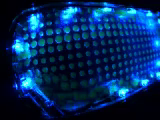
#> input picture frame 17 of contact-il/sts_example_vids/drawer_with_switch_long_hard.mp4, 160 x 120 px, given in place of vtest.avi, which was not available
$ python bg_sub_test.py
#> lines starting #> are read from the running program, lines starting #| are printed output that depends on the picture; after the words box and inside, x2 and y2 are one past the last pixel; in counts of white or black regions, pixels touching at a corner belong together; pictures that were not available may be replaced by others from this repository, and a replacement may not be noted
from __future__ import print_function
import cv2 as cv
import argparse
import sys
parser = argparse.ArgumentParser(description='This program shows how to use background subtraction methods provided by \
                                              OpenCV. You can process both videos and images.')
parser.add_argument('--input', type=str, help='Path to a video or a sequence of image.', default='vtest.avi')
parser.add_argument('--algo', type=str, help='Background subtraction method (KNN, MOG2).', default='MOG2')
args = parser.parse_args()

if args.algo == 'MOG2':
    backSub = cv.createBackgroundSubtractorMOG2()
else:
    backSub = cv.createBackgroundSubtractorKNN()

capture = cv.VideoCapture(cv.samples.findFileOrKeep(args.input))
if not capture.isOpened():
    print('Unable to open: ' + args.input)
    exit(0)
while True:
    ret, frame = capture.read()
#> frame is the input picture: shape (120, 160, 3); mean B, G, R 89.7, 40.4, 4.7
    if frame is None:
        break

    fgMask = backSub.apply(frame, learningRate=0)
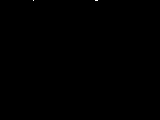
#> fgMask: shape (120, 160); values 127 (black) and 255 (white), 0.02% white in thin lines or dots, all inside (x1, y1, x2, y2) = (33, 0, 98, 1)


    cv.rectangle(frame, (10, 2), (100,20), (255,255,255), -1)
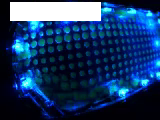
#> frame: shape (120, 160, 3); 9.01% of pixels changed, all inside (x1, y1, x2, y2) = (10, 2, 101, 21)
    cv.putText(frame, str(capture.get(cv.CAP_PROP_POS_FRAMES)), (15, 15),
               cv.FONT_HERSHEY_SIMPLEX, 0.5 , (0,0,0))
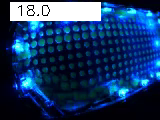
#> frame: shape (120, 160, 3); 0.41% of pixels changed, all inside (x1, y1, x2, y2) = (18, 5, 50, 16)


    cv.imshow('Frame', frame)
    cv.imshow('FG Mask', fgMask)

    keyboard = None
    while keyboard not in {'c', 'q', 27}:
        # keyboard = cv.waitKey(30)
        keyboard = cv.waitKey(0)
#> (key Esc is pressed here)
        # print(f"KEYBOARD: {keyboard}")
        if keyboard == 113 or keyboard == 27:
            sys.exit(0)
#> (the program exits here)

$ run again, starting later in the video
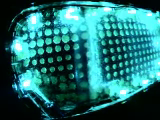
#> input picture frame 78 of contact-il/sts_example_vids/drawer_with_switch_long_hard.mp4, 160 x 120 px, given in place of vtest.avi, which was not available
#> frame is the input picture: shape (120, 160, 3); mean B, G, R 111.9, 111.7, 34.7
#> fgMask: shape (120, 160); values 127 (black) and 255 (white), 0.03% white in thin lines or dots, all inside (x1, y1, x2, y2) = (8, 0, 90, 119)
#> `cv.rectangle(frame, (10, 2), (100,20), (255,255,255), -1)`:
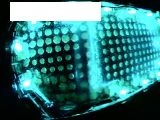
#> frame: shape (120, 160, 3); 8.99% of pixels changed, all inside (x1, y1, x2, y2) = (10, 2, 101, 21)
#> `cv.putText(frame, str(capture.get(cv.CAP_PROP_POS_FRAMES)), (15, 15), ..`:
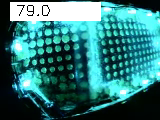
#> frame: shape (120, 160, 3); 0.41% of pixels changed, all inside (x1, y1, x2, y2) = (17, 5, 50, 16)

$ run again, starting later in the video
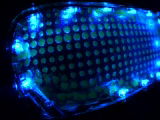
#> input picture frame 139 of contact-il/sts_example_vids/drawer_with_switch_long_hard.mp4, 160 x 120 px, given in place of vtest.avi, which was not available
#> frame is the input picture: shape (120, 160, 3); mean B, G, R 89, 40.3, 4.7
#> fgMask: shape (120, 160); values 127 (black) and 255 (white), 0.06% white in thin lines or dots, all inside (x1, y1, x2, y2) = (28, 0, 129, 120)
#> `cv.rectangle(frame, (10, 2), (100,20), (255,255,255), -1)`:
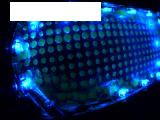
#> frame: shape (120, 160, 3); 9.01% of pixels changed, all inside (x1, y1, x2, y2) = (10, 2, 101, 21)
#> `cv.putText(frame, str(capture.get(cv.CAP_PROP_POS_FRAMES)), (15, 15), ..`:
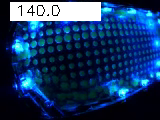
#> frame: shape (120, 160, 3); 0.51% of pixels changed, all inside (x1, y1, x2, y2) = (18, 5, 60, 16)
